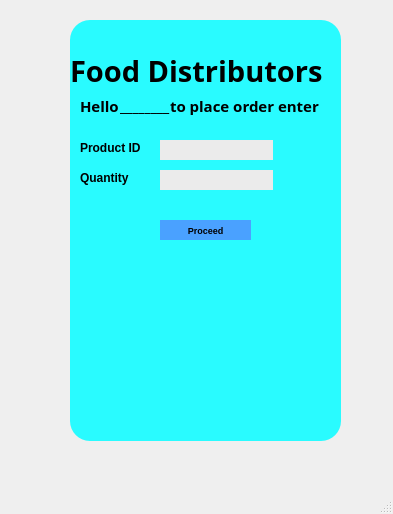
<?xml version="1.0" encoding="UTF-8"?>
<ui version="4.0">
 <class>MainWindow</class>
 <widget class="QMainWindow" name="MainWindow">
  <property name="geometry">
   <rect>
    <x>0</x>
    <y>0</y>
    <width>393</width>
    <height>514</height>
   </rect>
  </property>
  <property name="windowTitle">
   <string>MainWindow</string>
  </property>
  <widget class="QWidget" name="centralwidget">
   <widget class="QWidget" name="widget_2" native="true">
    <property name="geometry">
     <rect>
      <x>70</x>
      <y>20</y>
      <width>271</width>
      <height>421</height>
     </rect>
    </property>
    <property name="styleSheet">
     <string notr="true">border-radius:20px;
background-color: rgb(41, 251, 255);
</string>
    </property>
    <widget class="QLabel" name="label_2">
     <property name="geometry">
      <rect>
       <x>0</x>
       <y>10</y>
       <width>261</width>
       <height>81</height>
      </rect>
     </property>
     <property name="font">
      <font>
       <family>Segoe Print</family>
       <pointsize>22</pointsize>
       <weight>75</weight>
       <italic>false</italic>
       <bold>true</bold>
      </font>
     </property>
     <property name="text">
      <string>Food Distributors</string>
     </property>
    </widget>
    <widget class="QPushButton" name="pushButton_8">
     <property name="geometry">
      <rect>
       <x>90</x>
       <y>200</y>
       <width>91</width>
       <height>20</height>
      </rect>
     </property>
     <property name="font">
      <font>
       <pointsize>7</pointsize>
       <weight>75</weight>
       <bold>true</bold>
      </font>
     </property>
     <property name="styleSheet">
      <string notr="true">background-color: rgb(74, 161, 255);</string>
     </property>
     <property name="text">
      <string>Proceed</string>
     </property>
    </widget>
    <widget class="QLabel" name="label_3">
     <property name="geometry">
      <rect>
       <x>10</x>
       <y>70</y>
       <width>41</width>
       <height>31</height>
      </rect>
     </property>
     <property name="font">
      <font>
       <family>Segoe Print</family>
       <pointsize>11</pointsize>
       <weight>75</weight>
       <italic>false</italic>
       <bold>true</bold>
      </font>
     </property>
     <property name="text">
      <string>Hello</string>
     </property>
    </widget>
    <widget class="QLabel" name="label_4">
     <property name="geometry">
      <rect>
       <x>50</x>
       <y>70</y>
       <width>51</width>
       <height>31</height>
      </rect>
     </property>
     <property name="font">
      <font>
       <family>Segoe Print</family>
       <pointsize>11</pointsize>
       <weight>75</weight>
       <italic>false</italic>
       <bold>true</bold>
      </font>
     </property>
     <property name="text">
      <string>________</string>
     </property>
    </widget>
    <widget class="QLabel" name="label_5">
     <property name="geometry">
      <rect>
       <x>100</x>
       <y>70</y>
       <width>161</width>
       <height>31</height>
      </rect>
     </property>
     <property name="font">
      <font>
       <family>Segoe Print</family>
       <pointsize>11</pointsize>
       <weight>75</weight>
       <italic>false</italic>
       <bold>true</bold>
      </font>
     </property>
     <property name="text">
      <string>to place order enter</string>
     </property>
    </widget>
    <widget class="QLabel" name="label">
     <property name="geometry">
      <rect>
       <x>10</x>
       <y>120</y>
       <width>71</width>
       <height>16</height>
      </rect>
     </property>
     <property name="font">
      <font>
       <pointsize>9</pointsize>
       <weight>75</weight>
       <bold>true</bold>
      </font>
     </property>
     <property name="text">
      <string>Product ID</string>
     </property>
    </widget>
    <widget class="QLineEdit" name="lineEdit">
     <property name="geometry">
      <rect>
       <x>90</x>
       <y>120</y>
       <width>113</width>
       <height>20</height>
      </rect>
     </property>
     <property name="styleSheet">
      <string notr="true">background-color: rgb(235, 235, 235);</string>
     </property>
    </widget>
    <widget class="QLineEdit" name="lineEdit_2">
     <property name="geometry">
      <rect>
       <x>90</x>
       <y>150</y>
       <width>113</width>
       <height>20</height>
      </rect>
     </property>
     <property name="styleSheet">
      <string notr="true">background-color: rgb(235, 235, 235);</string>
     </property>
     <property name="text">
      <string/>
     </property>
    </widget>
    <widget class="QLabel" name="label_6">
     <property name="geometry">
      <rect>
       <x>10</x>
       <y>150</y>
       <width>71</width>
       <height>16</height>
      </rect>
     </property>
     <property name="font">
      <font>
       <pointsize>9</pointsize>
       <weight>75</weight>
       <bold>true</bold>
      </font>
     </property>
     <property name="text">
      <string>Quantity</string>
     </property>
    </widget>
   </widget>
  </widget>
  <widget class="QMenuBar" name="menubar">
   <property name="geometry">
    <rect>
     <x>0</x>
     <y>0</y>
     <width>393</width>
     <height>21</height>
    </rect>
   </property>
  </widget>
  <widget class="QStatusBar" name="statusbar"/>
 </widget>
 <resources>
  <include location="pic1.qrc"/>
 </resources>
 <connections/>
</ui>
